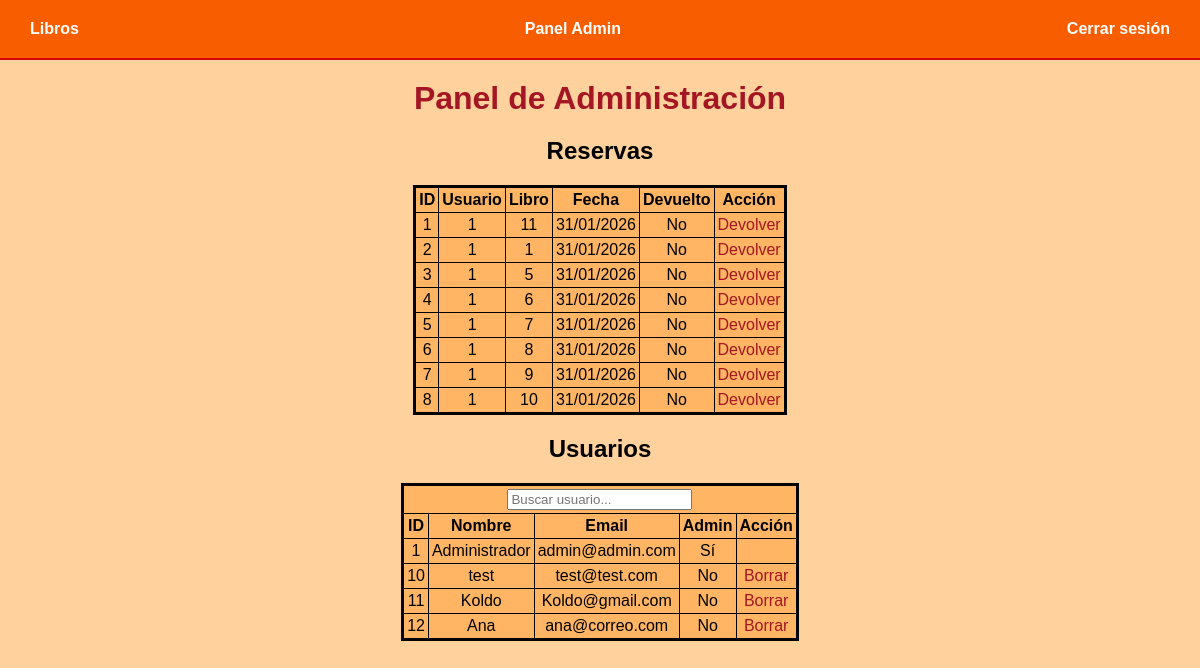
Page /admin (signed in) on the earlier database version.
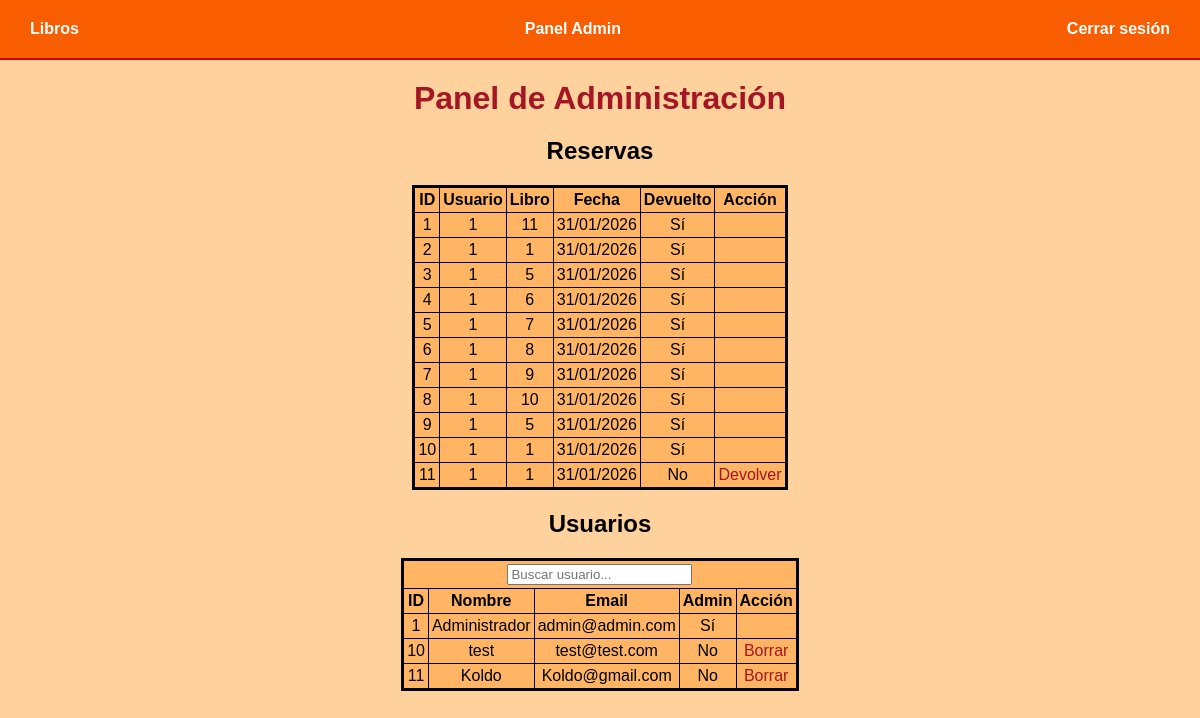
Same page on the later database version.
### app/models/tablas.py (models this page shows)
class Prestamos(Base):
    __tablename__ = 'prestamos'
    id = Column(Integer, primary_key=True)
    usuario_id = Column(Integer, ForeignKey('usuarios.id'))
    libros_id = Column(Integer, ForeignKey('libros.id'))
    fechaprestamos = Column(String)
    devuelto = Column(Boolean)

class Usuarios(Base):
    __tablename__ = "usuarios"
    id = Column(Integer, primary_key=True)
    nombre = Column(String)
    apellidos = Column(String)
    email = Column(String)
    password = Column(String)
    direccion = Column(String)
    admin = Column(Boolean)

### app/routes/admin/adminpanel.py (the view)
@admin_bp.route("/admin")
def adminpanel():
    if not flask_session.get("usuario_id"):
        return redirect(url_for("login.login"))
    op = Operaciones()
    usuarios = op.mostrarUsu()
    reservas = op.mostrarReservas()
    return render_template("admin/adminpanel.html", usuarios=usuarios, reservas=reservas)

### app/app.py (called while the page is built)
def create_app():
    app = Flask(__name__)
    app.config['SECRET_KEY'] = 'secret'
    Base.metadata.create_all(engine)
    @app.teardown_appcontext
    def shutdown_session(exception=None):
        session.remove()
    for bp in ALL_BLUEPRINTS:
        app.register_blueprint(bp)
    return app

### app/models/operaciones.py (called while the page is built)
    def mostrarUsu(self):
        usuarios=session.query(Usuarios).all()
        print(usuarios)
        return usuarios

    def mostrarReservas(self):
        return session.query(Prestamos).all()

### templates/admin/adminpanel.html (shortened to what this page needs)
{% extends "base.html" %}
{% block content %}
<h1>Panel de Administración</h1>
<h2>Reservas</h2>
<table>
    <tr>
        <th>ID</th>
        <th>Usuario</th>
        <th>Libro</th>
        <th>Fecha</th>
        <th>Devuelto</th>
        <th>Acción</th>
    </tr>
    {% for r in reservas %}
    <tr>
        <td>{{ r.id }}</td>
        <td>{{ r.usuario_id }}</td>
        <td>{{ r.libros_id }}</td>
        <td>{{ r.fechaprestamos }}</td>
        <td>{{ "Sí" if r.devuelto else "No" }}</td>
        <td>
            {% if not r.devuelto %}
                <a href="{{ url_for('admin.devolver_reserva', id_reserva=r.id) }}">
                    Devolver
                </a>
            {% endif %}
        </td>
    </tr>
    {% endfor %}
</table>
<h2>Usuarios</h2>
<table id="tablaUsuarios" class="tablaUsuarios">
    <tr>
        <td colspan="5"><input type="text" id="buscadorUsuarios" placeholder="Buscar usuario..."></td>
    </tr>
    <tr>
        <th>ID</th>
        <th>Nombre</th>
        <th>Email</th>
        <th>Admin</th>
        <th>Acción</th>
    </tr>
    {% for u in usuarios %}
    <tr>
        <td>{{ u.id }}</td>
        <td>{{ u.nombre }}</td>
        <td>{{ u.email }}</td>
        <td>{{ "Sí" if u.admin else "No" }}</td>
        <td>
            {% if not u.admin %}
                <a href="{{ url_for('admin.borrar_usuario', id_usuario=u.id) }}">
                    Borrar
                </a>
            {% endif %}
        </td>
    </tr>
    {% endfor %}
</table>
{% endblock %}

### templates/base.html (shortened to what this page needs)
<!DOCTYPE html>
<html lang="es">
<head>
    <link rel="stylesheet" href="{{ url_for('static', filename='css/styles.css') }}">
</head>
<body>
<header>
    <nav>
        <ul>
            {% if not session.get('nombre') %}
                <li><a href="{{ url_for('login.login') }}">Iniciar sesión</a></li>
                <li><a href="{{ url_for('signin.signin') }}">Crear cuenta</a></li>
            {% else %}
                <li><a href="{{ url_for('libros.ver_libros') }}">Libros</a></li>
                {% if session.get('admin') %}
                    <li><a href="{{ url_for('admin.adminpanel') }}">Panel Admin</a></li>
                {% endif %}
                <li><a href="{{ url_for('logout.logout') }}">Cerrar sesión</a></li>
            {% endif %}
        </ul>
    </nav>
</header>
<main>
    {% block content %}{% endblock %}
</main>
</body>
</html>

### app/static/css/styles.css (style rules this page uses)
:root { margin: 0; }
body { margin: 0; background-color: #ffd29d; font-family: Arial, Helvetica, sans-serif; text-align: center; }
nav { background-color: #F85E00; display: flex; flex-direction: row-reverse; border-bottom: 2px solid rgb(212, 0, 0); padding: 15px; }
nav ul { display: flex; width: 100%; justify-content: space-between; margin: 5px; padding: 0; }
nav ul li { list-style: none; }
nav ul li a { padding: 10px; color: white; text-decoration: none; font-weight: bold; }
h1 { color: #A41623; margin: 20px 0; }
table { border: solid black 3px; border-radius: 5px; border-collapse: collapse; margin: auto; }
table td, table th { border: solid black 1px; padding: 3px; background-color: #FFB563; }
table td a, table th a { text-decoration: none; color: #A41623; transition: all 0.2s; }

Differences in the rows shown:
removed Usuarios: id "12", nombre "Ana", email "ana@correo.com", admin "No"
changed Prestamos id 1: devuelto "No" → "Sí"; no longer shows "Devolver"
changed Prestamos id 2: devuelto "No" → "Sí"; no longer shows "Devolver"
changed Prestamos id 3: devuelto "No" → "Sí"; no longer shows "Devolver"
changed Prestamos id 4: devuelto "No" → "Sí"; no longer shows "Devolver"
changed Prestamos id 5: devuelto "No" → "Sí"; no longer shows "Devolver"
changed Prestamos id 6: devuelto "No" → "Sí"; no longer shows "Devolver"
changed Prestamos id 7: devuelto "No" → "Sí"; no longer shows "Devolver"
changed Prestamos id 8: devuelto "No" → "Sí"; no longer shows "Devolver"
added Prestamos: id "9", usuario_id "1", libros_id "5", fechaprestamos "31/01/2026", devuelto "Sí"
added Prestamos: id "10", usuario_id "1", libros_id "1", fechaprestamos "31/01/2026", devuelto "Sí"
added Prestamos: id "11", usuario_id "1", libros_id "1", fechaprestamos "31/01/2026", devuelto "No"
